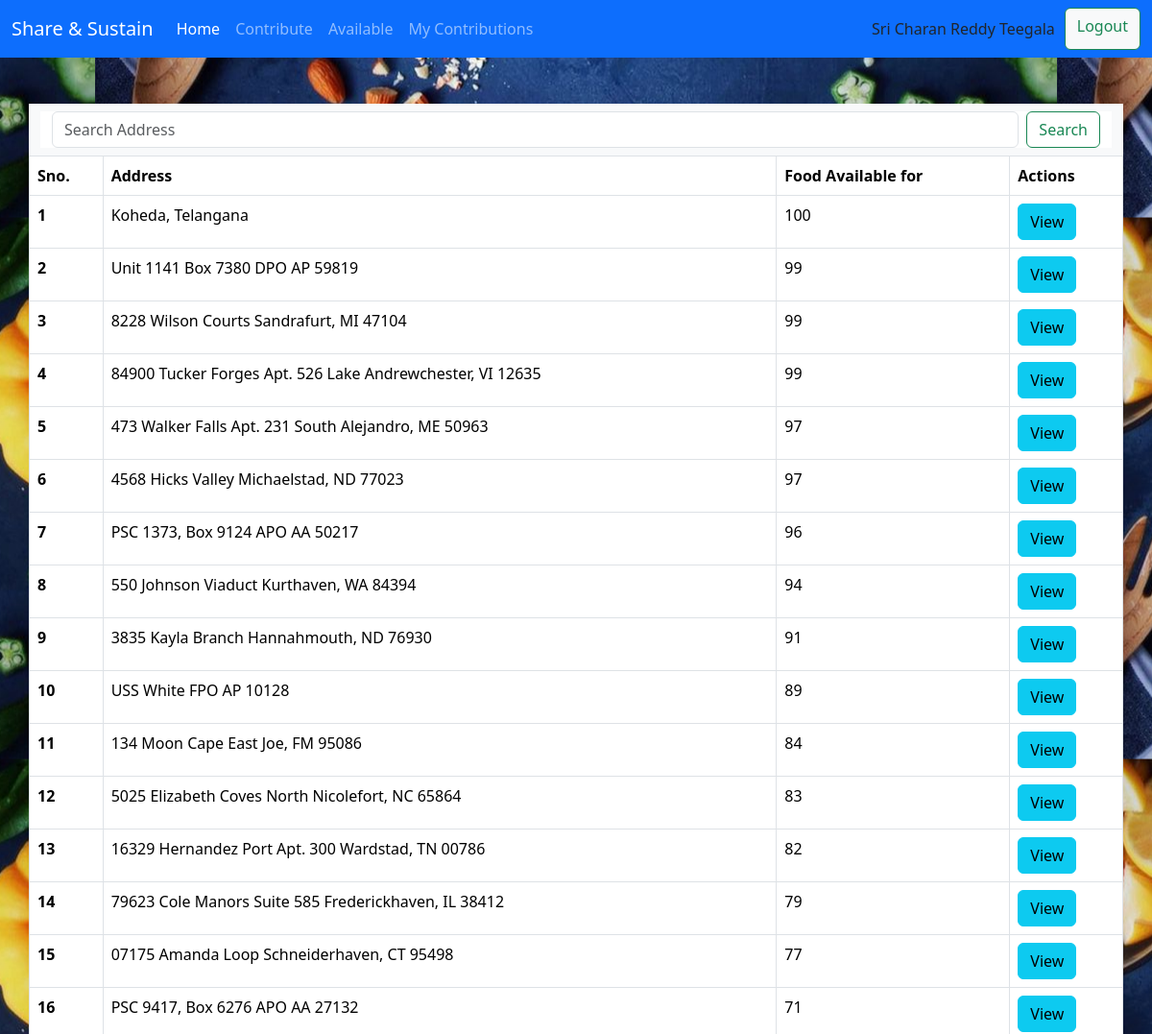
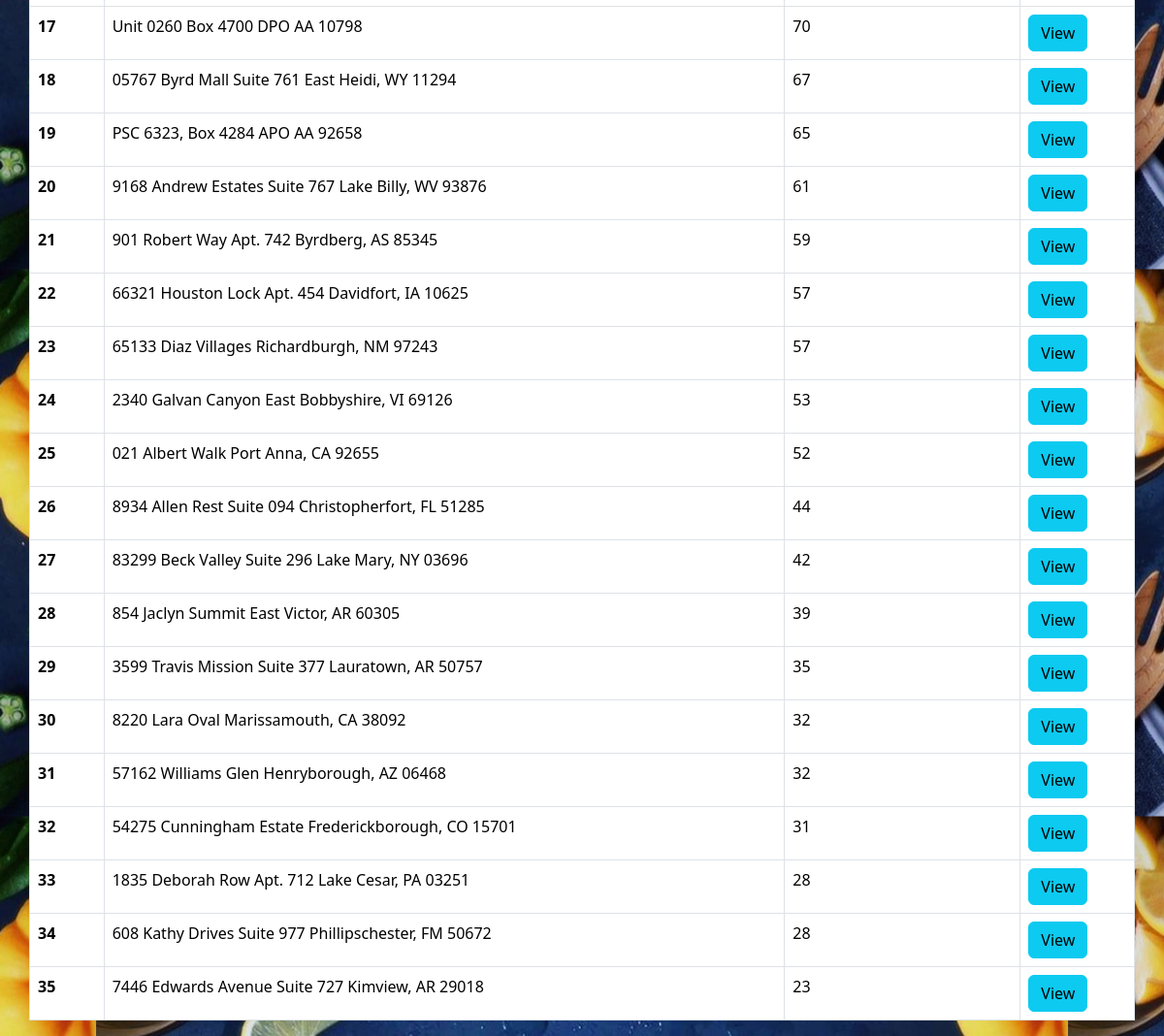
Page /my-contribution/ (signed in) on the earlier database version (2 pictures, top to bottom).
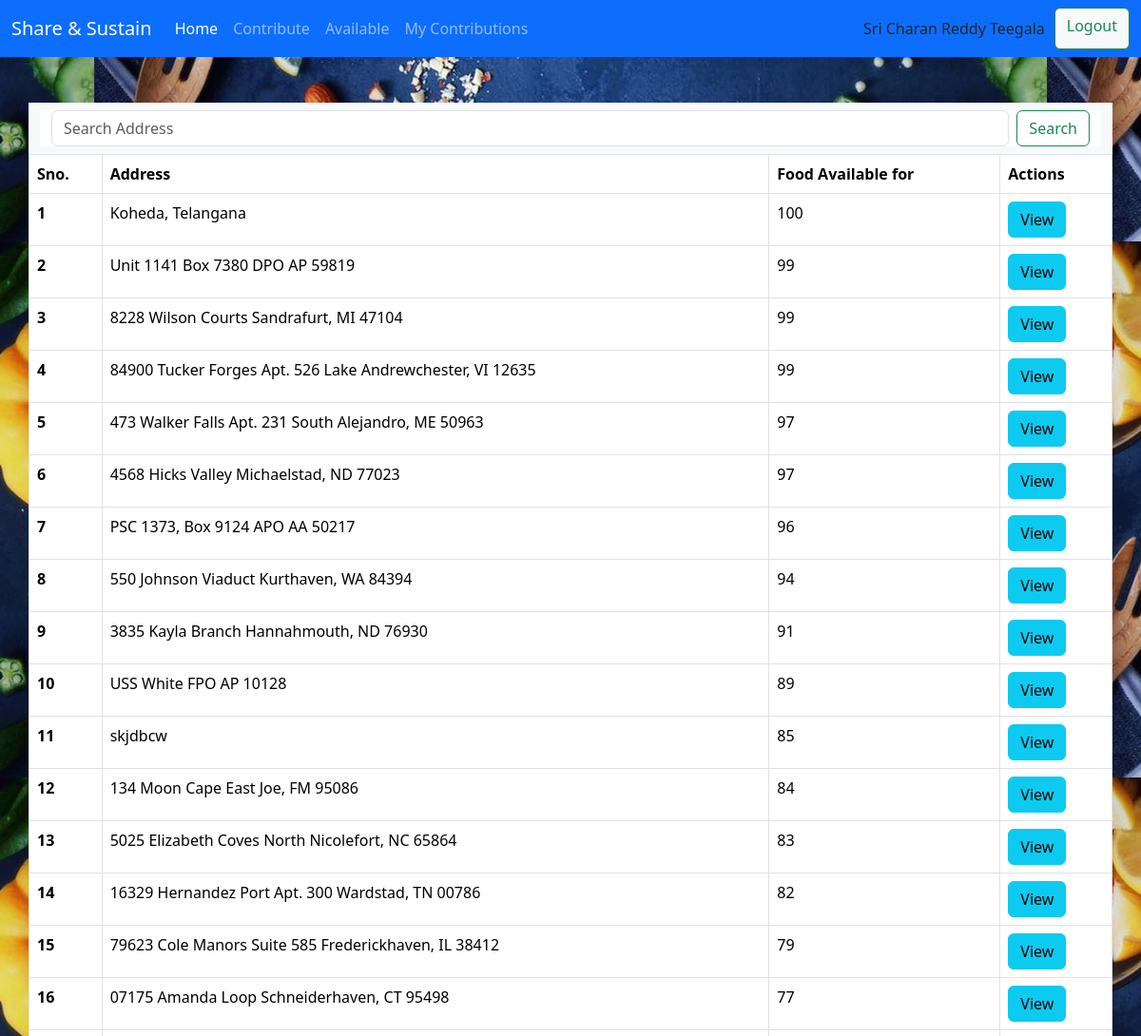
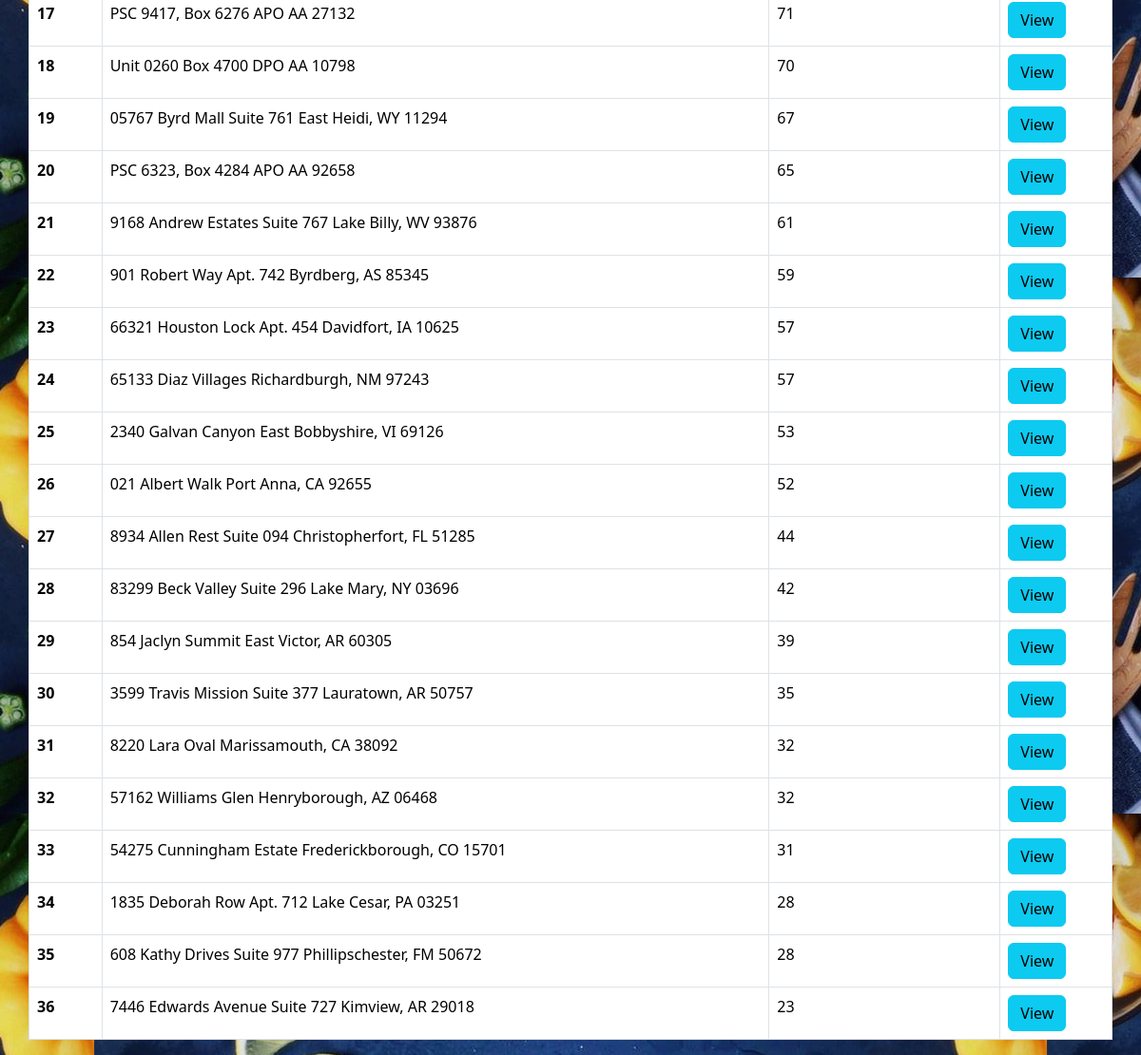
Same page on the later database version (2 pictures, top to bottom).
### home/models.py (models this page shows)
class Contribution(models.Model):
    user = models.ForeignKey(User, on_delete=models.SET_NULL, null=True, blank=True)
    donor_name = models.CharField(max_length=20)
    phone = models.CharField(max_length=10)
    email = models.EmailField(null=True)
    address = models.TextField(null=False)
    people = models.IntegerField(default=10)
    requests = models.IntegerField(default=0)
    objects = ContributionManager()
    class Meta:
        ordering = ["-people"]

### home/views.py (the view)
# urls.py: path('my-contribution/', mycontributionlist, name="my-contribution"),
def mycontributionlist(request):
    contributions = Contribution.objects.filter(user=request.user)
    return render(request, 'home/contribution_list.html', context={"contributions": contributions})

### home/models.py (called while the page is built)
    def get_queryset(self):
        return ContributionQuerySet(self.model, using=self._db)

### templates/home/contribution_list.html (shortened to what this page needs)
{% extends "home/index.html" %}
{% block block %}
<nav class="navbar bg-body-tertiary container center">
  <div class="container-fluid container">
    <form class="d-flex container" role="search">
      <input class="form-control me-2" name="search" type="search" placeholder="Search Address" aria-label="Search">
      <button class="btn btn-outline-success" type="submit">Search</button>
    </form>
  </div>
</nav>
<table class="table table-bordered container">
  <thead>
    <tr>
      <th scope="col">Sno.</th>
      <th scope="col">Address </th>
      <th scope="col">Food Available for </th>
      <th scope="col">Actions </th>
    </tr>
  </thead>
  <tbody>
  {% for contribution in contributions%}
    <tr>
      <th scope="row">{{forloop.counter}}</th>
      <td>{{contribution.address}}</td>
      <td>{{contribution.people}}</td>
      <td>
        <a href="/available/{{contribution.id}}/" class="btn btn-info">View</a>
      </td>
    </tr>
  {% endfor %}
  </tbody>
</table>
{% endblock %}

Differences in the rows shown:
added Contribution: address "skjdbcw", people "85"
